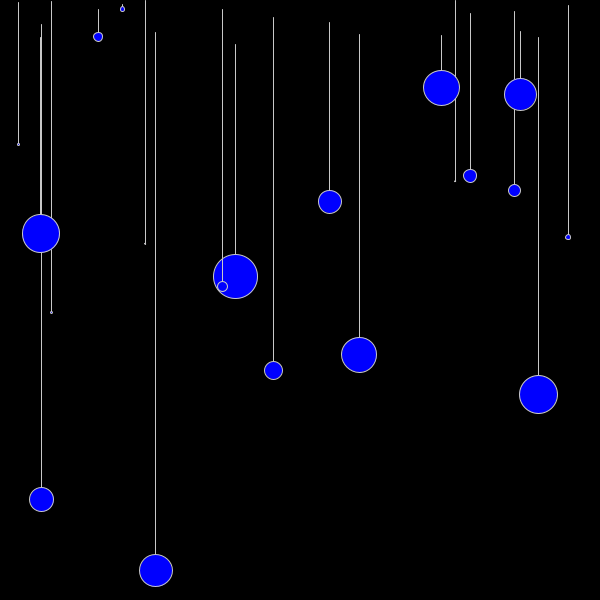
Frame 1 (no input)
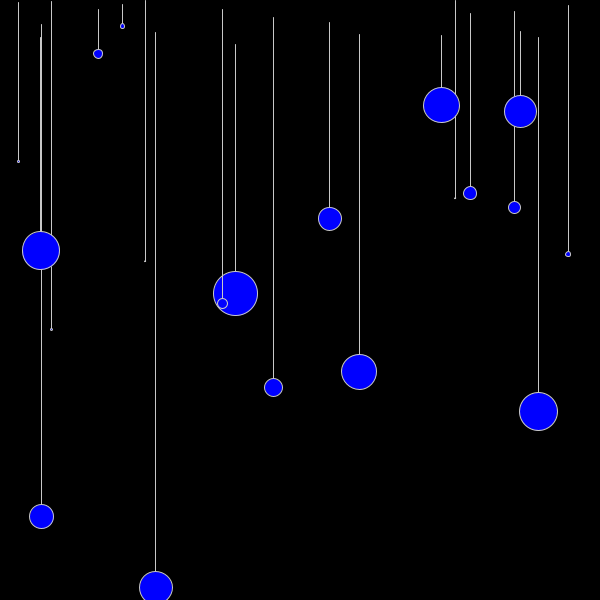
Frame 60 (the mouse pressed at the canvas centre just before this capture)
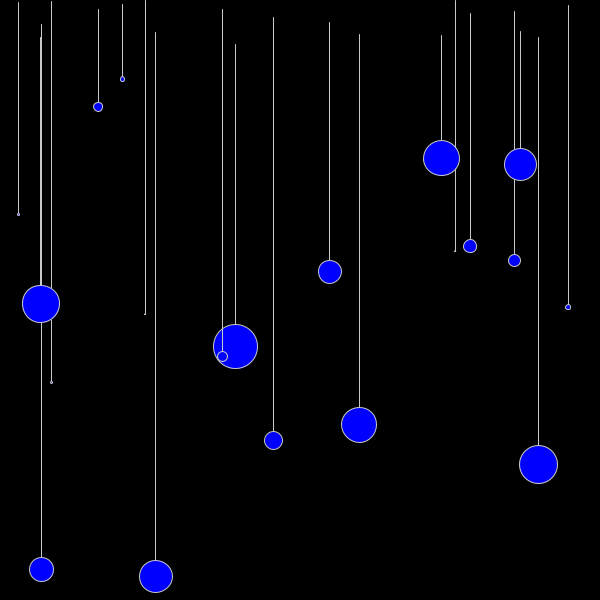
Frame 120 (the mouse held since frame 60 and released just before this capture)

The Processing sketch that drew these frames (run headless with seeded random() and noise(); from frame 60 on, the mouse is pressed at the canvas centre):

// Processing sketch: particle_sytem_1
// ── particle_sytem_1.pde
ArrayList<Particle>particle;
void setup()
{
  size(600, 600);
  particle =new ArrayList<Particle>();
  for (int i=0; i<20; i++)
  {
    particle.add(new Particle(random(50)));
  }
}
void draw()
{

  background(0);
  for (Particle p : particle)
  {
    p.display();
    p.update();
    p.edge();
  }
}
class Particle
{
  PVector loc;
  PVector velo;
  PVector acc;
  float l ;
  Particle(float ptr)
  {
    l = ptr;
    loc = new PVector(random(width), random( height));
    velo = new PVector(0, 0);
    acc = new PVector(0, 0.01);
  }
  void display()
  {
    stroke(200);

    line(loc.x, loc.y, loc.x, l);
    fill(0, 0, 255);
    ellipse(loc.x, loc.y, l, l);
  }
  void update()
  {
    loc.add(velo);
    velo.add(acc);
  }
  void edge()
  {
    if (loc.x>width||loc.x<0)
      velo.x = velo.x*-1;
    if (loc.y>height||loc.y<0)
      velo.y = velo.y*-1;
  }
}
